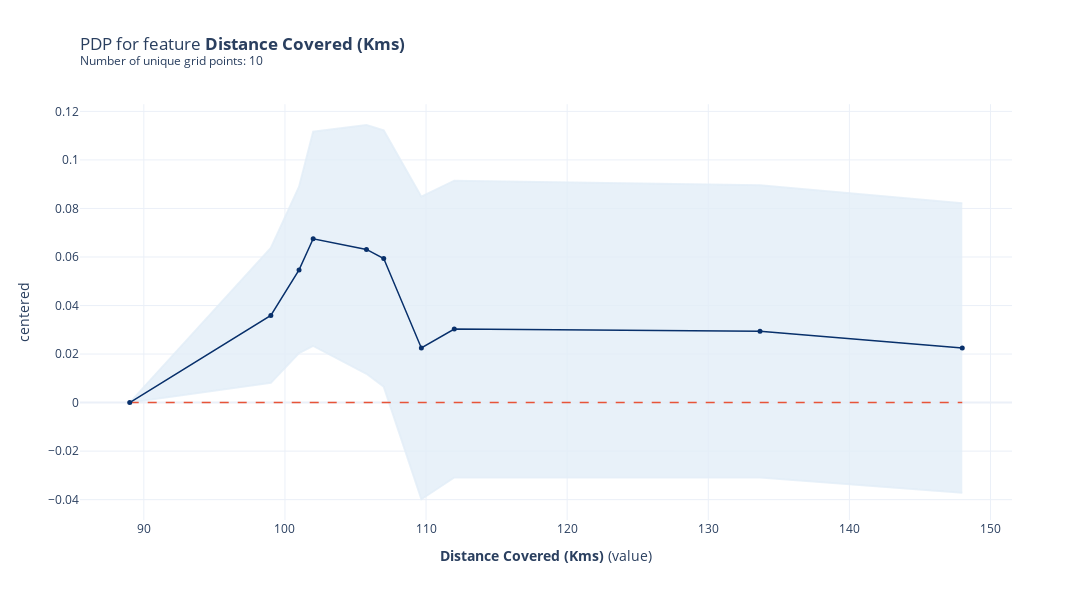

The code cell stored with this chart in its notebook:
### Code cell
fig,ax = pdp_distance.plot()
fig

### Figure 1 — Plotly figure (JSON) as saved in the notebook; plotly's stock layout.template omitted (floating-point values rounded to 4 significant figures)
{"data": [{"hoverinfo": "none", "line": {"color": "rgba(227,238,248,0.8)"}, "mode": "lines", "type": "scatter", "x": [89, 99, 101, 102, 105.8, 107, 109.7, 112, 133.7, 148], "xaxis": "x", "y": [0, 0.06375, 0.08895, 0.1116, 0.1144, 0.1122, 0.08482, 0.09146, 0.08959, 0.08218], "yaxis": "y"}, {"fill": "tonexty", "fillcolor": "rgba(227,238,248,0.8)", "hoverinfo": "none", "line": {"color": "rgba(227,238,248,0.8)"}, "mode": "lines", "type": "scatter", "x": [89, 99, 101, 102, 105.8, 107, 109.7, 112, 133.7, 148], "xaxis": "x", "y": [0, 0.008129, 0.02042, 0.02336, 0.01185, 0.006586, -0.03982, -0.03083, -0.03084, -0.03718], "yaxis": "y"}, {"hoverinfo": "none", "line": {"color": "#E75438", "dash": "dash", "width": 1.5}, "mode": "lines", "type": "scatter", "x": [89, 99, 101, 102, 105.8, 107, 109.7, 112, 133.7, 148], "xaxis": "x", "y": [0, 0, 0, 0, 0, 0, 0, 0, 0, 0], "yaxis": "y"}, {"hovertemplate": "%{y}", "line": {"color": "rgba(8,48,107,1.0)", "width": 1.5}, "marker": {"color": "rgba(8,48,107,1.0)", "size": 5}, "mode": "lines+markers", "name": "pdp", "type": "scatter", "x": [89, 99, 101, 102, 105.8, 107, 109.7, 112, 133.7, 148], "xaxis": "x", "y": [0, 0.03594, 0.05469, 0.0675, 0.06312, 0.05938, 0.0225, 0.03031, 0.02937, 0.0225], "yaxis": "y"}], "layout": {"height": 600, "showlegend": false, "title": {"text": "PDP for feature <b>Distance Covered (Kms)</b> <br><sup>Number of unique grid points: 10</sup>", "x": 0, "xref": "paper"}, "width": 1200, "xaxis": {"anchor": "y", "domain": [0, 1], "title": {"text": "<b>Distance Covered (Kms)</b> (value)"}}, "yaxis": {"anchor": "x", "domain": [0, 0.99], "title": {"text": "centered"}}}}
